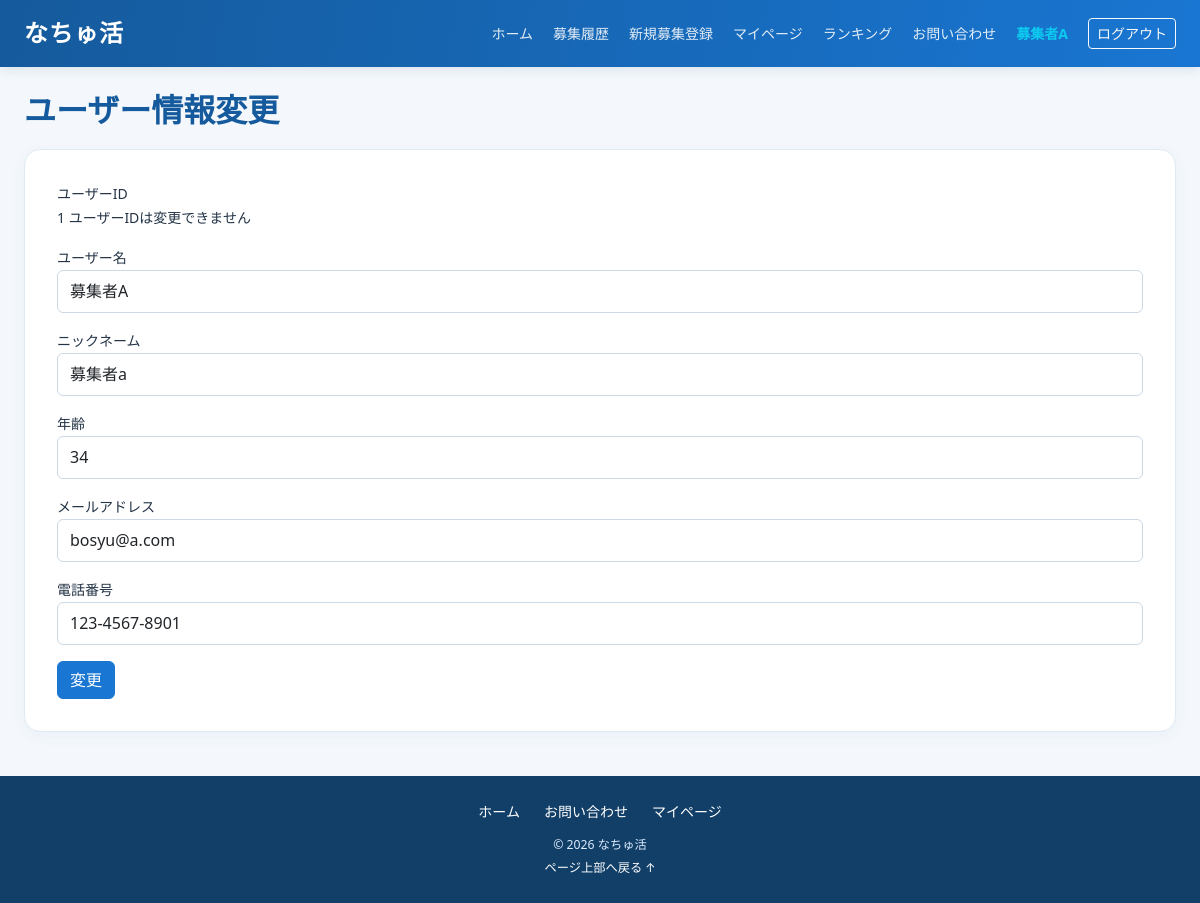
Page /mypage/edit (signed in) on the committed database.
### apps/crud/models.py (models this page shows, shortened)
class User(db.Model, UserMixin):
    __tablename__ = "users"
    id = db.Column(db.Integer, primary_key=True)
    username = db.Column(db.String, nullable=False)
    nickname = db.Column(db.String, nullable=False)
    age = db.Column(db.Integer, nullable=False)
    email = db.Column(db.String, nullable=False)
    password_hash = db.Column(db.String, nullable=False)
    phone_number = db.Column(db.String(11), nullable=False)
    role = db.Column(db.Integer, nullable=False)
    is_approved = db.Column(db.Boolean,nullable=False,default=True,server_default="1")
    create_at = db.Column(db.DateTime, nullable=False, default=datetime.now)
    update_at = db.Column(db.DateTime, nullable=False, default=datetime.now, onupdate=datetime.now)
    title_id = db.Column(db.Integer,db.ForeignKey("titles.id"))  # FK
    tanks_point = db.Column(db.Integer, nullable=False, default=0)
    ranking_id = db.Column(db.Integer)
    group_name = db.Column(db.String, nullable=False)
    representative_name = db.Column(db.String, nullable=False)
    contact_email = db.Column(db.String, nullable=False)
    group_type = db.Column(db.String, nullable=False)
    title = db.relationship("Title", lazy="joined")
    @property
    def usertitle(self):
        return self.title.title_name if self.title else ""
    recruitments = db.relationship("Recruitment", back_populates="user", cascade="all, delete-orphan")
    likes = db.relationship("Like", back_populates="user", cascade="all, delete-orphan")
    search_histories = db.relationship("SearchHistory", back_populates="user", cascade="all, delete-orphan")
    participation_histories = db.relationship("ParticipationHistory", back_populates="user", cascade="all, delete-orphan")
    recruitment_histories = db.relationship("RecruitmentHistory", back_populates="user", cascade="all, delete-orphan")
    view_histories = db.relationship("ViewHistory", back_populates="user", cascade="all, delete-orphan")
    active_messages = db.relationship("ActiveMessage", back_populates="user", cascade="all, delete-orphan")
    @property
    def password(self):
        raise AttributeError("読み取り不可")

### apps/natyukatu/views.py (the view)
@dt.route(
    "/mypage/edit",
    methods=["GET", "POST"]
)
@login_required
def edit_profile():
    form = UserUpdateForm()
    user = User.query.filter_by(
        id=get_user_id()
    ).first_or_404()
    if form.validate_on_submit():
        user.username = form.username.data
        user.nickname = form.nickname.data
        user.age = form.age.data
        user.email = form.email.data
        user.phone_number = form.phone_number.data
        db.session.commit()
        flash("ユーザー情報を変更しました")
        return redirect(url_for("natyukatu.user_detail_update_complete"))
    elif request.method == "GET":
        form.username.data = user.username
        form.nickname.data = user.nickname
        form.age.data = user.age
        form.email.data = user.email
        form.phone_number.data = user.phone_number
    return render_template(
        "natyukatu/user_detail_update.html",
        form=form
    )

### apps/natyukatu/forms.py
class UserUpdateForm(FlaskForm):
    username = StringField(
        "ユーザー名",
        validators=[
            DataRequired(message="ユーザー名は必須です。"),
            Length(max=30, message="30文字以内で入力してください。"),
        ],
    )
    email = StringField(
        "メールアドレス",
        validators=[
            DataRequired(message="メールアドレスは必須です。"),
            Email(message="メールアドレスの形式で入力してください。"),
        ],
    )
    password = PasswordField(
        "パスワード（変更する場合のみ）",
        validators=[Optional()],
    )
    age = IntegerField(
        "年齢",
        validators=[DataRequired(message="必須です。")],
    )
    phone_number = StringField(
        "電話番号",
        validators=[DataRequired(message="必須です。")],
    )
    nickname = StringField(
        "ニックネーム",
        validators=[DataRequired(message="必須です。")],
    )
    submit = SubmitField("変更")

### apps/crud/models.py (called while the page is built)
@login_manager.user_loader
def load_user(user_id):
    return User.query.get(user_id)

### apps/natyukatu/views.py (called while the page is built)
def get_user_id():
    if current_user.is_authenticated:
        return getattr(current_user, 'user_id', getattr(current_user, 'id', None))
    return None

@dt.app_context_processor
def inject_unread_notifications():
    user_id = get_user_id()
    if not user_id:
        return {"has_unread_messages": False, "unread_recruitment_ids": set()}
    unread_ids = get_unread_recruitment_ids(user_id)
    return {
        "has_unread_messages": len(unread_ids) > 0,
        "unread_recruitment_ids": unread_ids,
    }

@dt.before_request
def auto_update_statuses():
    now = datetime.now()
    updated = False
    expired_recruitments = Recruitment.query.filter(
        Recruitment.application_end_at <= now,
        Recruitment.status == 1,
    ).all()
    for rec in expired_recruitments:
        rec.status = 2
        updated = True
    expired_histories = (
        ParticipationHistory.query.join(Recruitment)
        .filter(
            Recruitment.end_at <= now,
            ParticipationHistory.status_id == 4,
        )
        .all()
    )
    for hist in expired_histories:
        hist.status_id = 6
        updated = True
    if updated:
        try:
            db.session.commit()
        except SQLAlchemyError:
            db.session.rollback()

### apps/natyukatu/templates/natyukatu/user_detail_update.html (shortened to what this page needs)
{% extends "natyukatu/base.html" %}
{% block content %}
<section class="page-heading">
  <h1>ユーザー情報変更</h1>
</section>
<form
  class="form-card"
  action="{{ url_for('natyukatu.edit_profile') }}"
  method="post"
>
  <div class="form-row">
    <span class="label">ユーザーID</span>
    <div class="input-wrap">
      <span>{{ current_user.id }}</span>
      <span class="note">ユーザーIDは変更できません</span>
    </div>
  </div>
  <div class="form-row">
    {{ form.username.label(class_="label") }}
    <div class="input-wrap">
      {{ form.username(class_="input") }}
    </div>
  </div>
  <div class="form-row">
    {{ form.nickname.label(class_="label") }}
    <div class="input-wrap">
      {{ form.nickname(class_="input") }}
    </div>
  </div>
  <div class="form-row">
    {{ form.age.label(class_="label") }}
    <div class="input-wrap">
      {{ form.age(class_="input") }}
    </div>
  </div>
  <div class="form-row">
    {{ form.email.label(class_="label") }}
    <div class="input-wrap">
      {{ form.email(class_="input") }}
    </div>
  </div>
  <div class="form-row">
    {{ form.phone_number.label(class_="label") }}
    <div class="input-wrap">
      {{ form.phone_number(class_="input") }}
    </div>
  </div>
  <div class="actions">
    {{ form.submit(class_="save-button") }}
  </div>
</form>
{% endblock %}

### apps/natyukatu/templates/natyukatu/base.html (shortened to what this page needs)
<!DOCTYPE html>
<html lang="ja">
<head>
  <link href="https://cdn.jsdelivr.net/npm/bootstrap@5.3.8/dist/css/bootstrap.min.css" rel="stylesheet">
  <link rel="stylesheet" href="{{ url_for('static', filename='css/natyukatu_base.css') }}">
</head>
<body class="d-flex flex-column min-vh-100">
<nav class="navbar navbar-expand-xl navbar-dark site-navbar sticky-top">
  <div class="container-fluid container-xxl px-3 px-lg-4">
    <a class="navbar-brand fw-bold fs-4" href="{{ url_for('natyukatu.top') }}">なちゅ活</a>
    <div class="collapse navbar-collapse" id="siteMenu">
      <ul class="navbar-nav ms-auto align-items-xl-center gap-xl-1 py-2 py-xl-0">
        <li class="nav-item"><a class="nav-link" href="{{ url_for('natyukatu.top') }}">ホーム</a></li>
        {% if current_user.is_authenticated %}
          {% if current_user.role == 3 %}
            <li class="nav-item"><a class="nav-link" href="{{ url_for('natyukatu.participation_history') }}">参加履歴
              {% if has_unread_messages %}
                <span class="badge rounded-pill text-bg-danger">新着</span>
              {% endif %}
            </a></li>
          {% elif current_user.role == 2 %}
            <li class="nav-item"><a class="nav-link" href="{{ url_for('natyukatu.recruitment_history') }}">募集履歴
            </a></li>
            {% if current_user.is_approved %}
              <li class="nav-item"><a class="nav-link" href="{{ url_for('natyukatu.recruitment_register') }}">新規募集登録</a></li>
            {% endif %}
          {% elif current_user.role == 1 %}
            <li class="nav-item"><a class="nav-link" href="{{ url_for('natyukatu.admin') }}">管理画面</a></li>
          {% endif %}
          <li class="nav-item"><a class="nav-link" href="{{ url_for('natyukatu.userDetail') }}">マイページ</a></li>
        {% else %}
          <li class="nav-item"><a class="nav-link" href="{{ url_for('auth.signup') }}">新規登録</a></li>
          <li class="nav-item"><a class="nav-link" href="{{ url_for('auth.login') }}">ログイン</a></li>
        {% endif %}
        <li class="nav-item"><a class="nav-link" href="{{ url_for('natyukatu.ranking') }}">ランキング</a></li>
        <li class="nav-item"><a class="nav-link" href="{{ url_for('natyukatu.contact') }}">お問い合わせ</a></li>
        {% if current_user.is_authenticated %}
          <li class="nav-item"><span class="nav-link text-info fw-semibold">{{ current_user.username }}</span></li>
          <li class="nav-item"><a class="btn btn-outline-light btn-sm ms-xl-2 mt-2 mt-xl-0" href="{{ url_for('auth.logout') }}">ログアウト</a></li>
        {% endif %}
      </ul>
    </div>
  </div>
</nav>
<main class="container-fluid container-xxl flex-grow-1 py-4 px-3 px-md-4">
  {% block content %}{% endblock %}
</main>
<footer class="site-footer mt-auto py-4">
  <div class="container text-center">
    <div class="d-flex flex-wrap justify-content-center gap-3 mb-2">
      <a href="{{ url_for('natyukatu.top') }}">ホーム</a>
      <a href="{{ url_for('natyukatu.contact') }}">お問い合わせ</a>
      {% if current_user.is_authenticated %}<a href="{{ url_for('natyukatu.userDetail') }}">マイページ</a>{% endif %}
    </div>
    <small>© 2026 なちゅ活</small>
    <div><a class="small" href="#">ページ上部へ戻る ↑</a></div>
  </div>
</footer>
</body>
</html>

### apps/static/css/natyukatu_base.css (style rules this page uses)
:root { --brand:#1976d2;--brand-dark:#155a9c;--brand-soft:#eaf4ff;--ink:#243447;--muted:#64748b }
* { box-sizing:border-box }
body { background:#f4f8fc;color:var(--ink);font-size:clamp(14px,1.1vw,16px);line-height:1.7 }
a { overflow-wrap:anywhere }
.site-navbar { background:linear-gradient(100deg,#155a9c,#1976d2);box-shadow:0 2px 12px #164b7a22 }
.navbar-brand { letter-spacing:.04em }
.navbar .nav-link { color:#ffffffde }
main { width:100%;max-width:1440px }
.site-footer { background:#123f68;color:#dbeafe }
.site-footer a { color:#fff;text-decoration:none;margin:0 .25rem }
.section-title,.page-heading h1,.page-title { color:var(--brand-dark);font-weight:700 }
.page-heading,.title-row { margin-bottom:1.25rem }
.card,.form-panel,.form-card,.profile-card,.history-card,.detail-card,.confirm-card,.complete-card,.complete-panel,.content-section,.withdrawal-card { border-radius:1rem }
.form-panel,.form-card,.profile-card,.history-card,.detail-card,.confirm-card,.complete-card,.complete-panel,.content-section,.withdrawal-card { background:#fff;padding:clamp(1rem,3vw,2rem);border:1px solid #e1eaf2;box-shadow:0 .25rem 1rem #1d4f7a0c;margin-bottom:1.25rem }
.form-row,.field { margin-bottom:1rem }
.form-input,.form-control,.form-select,.control { border-color:#cbd9e6;min-height:2.7rem }
.btn-primary,.primary-button,.submit-button { background:var(--brand);border-color:var(--brand) }
.page-heading h1 { font-size:clamp(1.45rem,3vw,2rem) }
ul { padding-left:1.25rem }

### rows in the picture
User: username "募集者A", id "1", nickname "募集者a", age "34", email "bosyu@a.com", phone_number "123-4567-8901"
